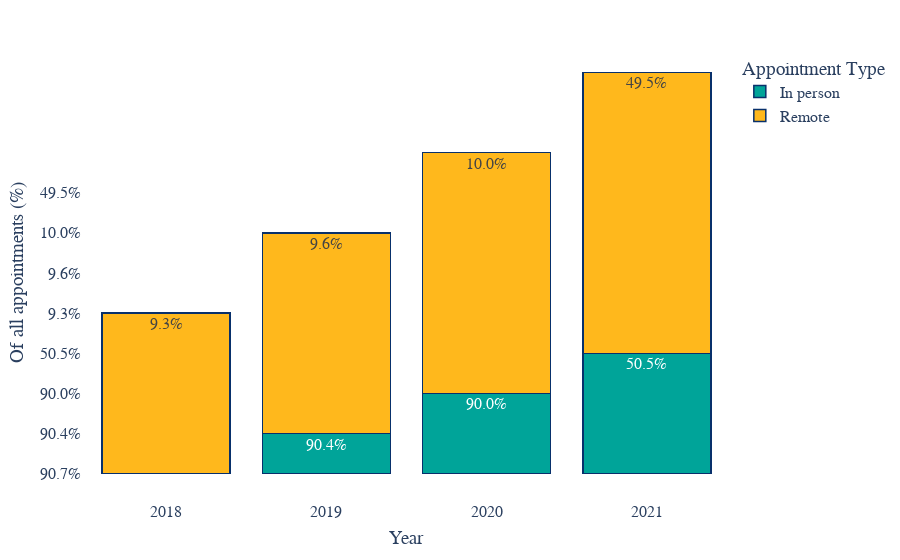

Source (notebook cell):
### Code cell
# plot the long (tidy) dataframe
fig = px.bar(
    appointment_types_group,
    x="Year",
    y="Percent",
    color="Appointment Type",
    color_discrete_sequence=nhs_colours,
    # I would use the website to write chart titles in the correct font/foramt/spacing
    #title="Remote appointments are now as common as in person appointments",
    barmode="stack",
    text="Percent",
)

# Asthetics of the plot
fig.update_layout(
    # change background colour 
    {"plot_bgcolor": "rgba(0, 0, 0, 0)", "paper_bgcolor": "rgba(0, 0, 0, 0)"},
    yaxis_title='Of all appointments (%)',
    xaxis_title='Year',
    xaxis=dict(tickformat="%y"),
    # change fonts
    font=dict(family="Arial", size=16),
    # autosize makes the chart 'responsive' (https://en.wikipedia.org/wiki/Responsive_web_design)
    autosize=True,
    margin=dict(
        l=50,
        r=50,
        b=50,
        t=50,
        pad=4,
        autoexpand=True
        ),
    ## options for the hover-over text
    # changes how the hover-over box is displayed
    hovermode="x unified",
    # hoverlabel_align = 'right',
    # changes the hover-over box formatting
    hoverlabel=dict(
        bgcolor="white",
        font_size=16,
        font_family="Arial"
    )
)

# options to change how the bars look
fig.update_traces(
    # this also changes the hover-over box formatting
    hovertemplate='%{fullData.name}: %{text}<extra></extra>',
    # outline of bars
    marker_line_color = 'rgb(8,48,107)',
    marker_line_width=1.5,
    opacity=1,
    # options for text inside bars
    # texttemplate='%{text:.2%}', <- not needed in this case
    textposition='inside'
)
fig.update_xaxes(type='category')
fig.show()

### Figure 1 — Plotly figure (JSON) as saved in the notebook; plotly's stock layout.template omitted (floating-point values rounded to 4 significant figures)
{"data": [{"alignmentgroup": "True", "hovertemplate": "%{fullData.name}: %{text}<extra></extra>", "legendgroup": "In person", "marker": {"color": "#00A499", "line": {"color": "rgb(8,48,107)", "width": 1.5}}, "name": "In person", "offsetgroup": "In person", "opacity": 1, "orientation": "v", "showlegend": true, "text": ["90.7%", "90.4%", "90.0%", "50.5%"], "textposition": "inside", "type": "bar", "x": ["2018", "2019", "2020", "2021"], "xaxis": "x", "y": ["90.7%", "90.4%", "90.0%", "50.5%"], "yaxis": "y"}, {"alignmentgroup": "True", "hovertemplate": "%{fullData.name}: %{text}<extra></extra>", "legendgroup": "Remote", "marker": {"color": "#FFB81C", "line": {"color": "rgb(8,48,107)", "width": 1.5}}, "name": "Remote", "offsetgroup": "Remote", "opacity": 1, "orientation": "v", "showlegend": true, "text": ["9.3%", "9.6%", "10.0%", "49.5%"], "textposition": "inside", "type": "bar", "x": ["2018", "2019", "2020", "2021"], "xaxis": "x", "y": ["9.3%", "9.6%", "10.0%", "49.5%"], "yaxis": "y"}], "layout": {"autosize": true, "barmode": "stack", "font": {"family": "Arial", "size": 16}, "hoverlabel": {"bgcolor": "white", "font": {"family": "Arial", "size": 16}}, "hovermode": "x unified", "legend": {"title": {"text": "Appointment Type"}, "tracegroupgap": 0}, "margin": {"autoexpand": true, "b": 50, "l": 50, "pad": 4, "r": 50, "t": 50}, "paper_bgcolor": "rgba(0, 0, 0, 0)", "plot_bgcolor": "rgba(0, 0, 0, 0)", "xaxis": {"anchor": "y", "domain": [0, 1], "tickformat": "%y", "title": {"text": "Year"}, "type": "category"}, "yaxis": {"anchor": "x", "domain": [0, 1], "title": {"text": "Of all appointments (%)"}}}}
